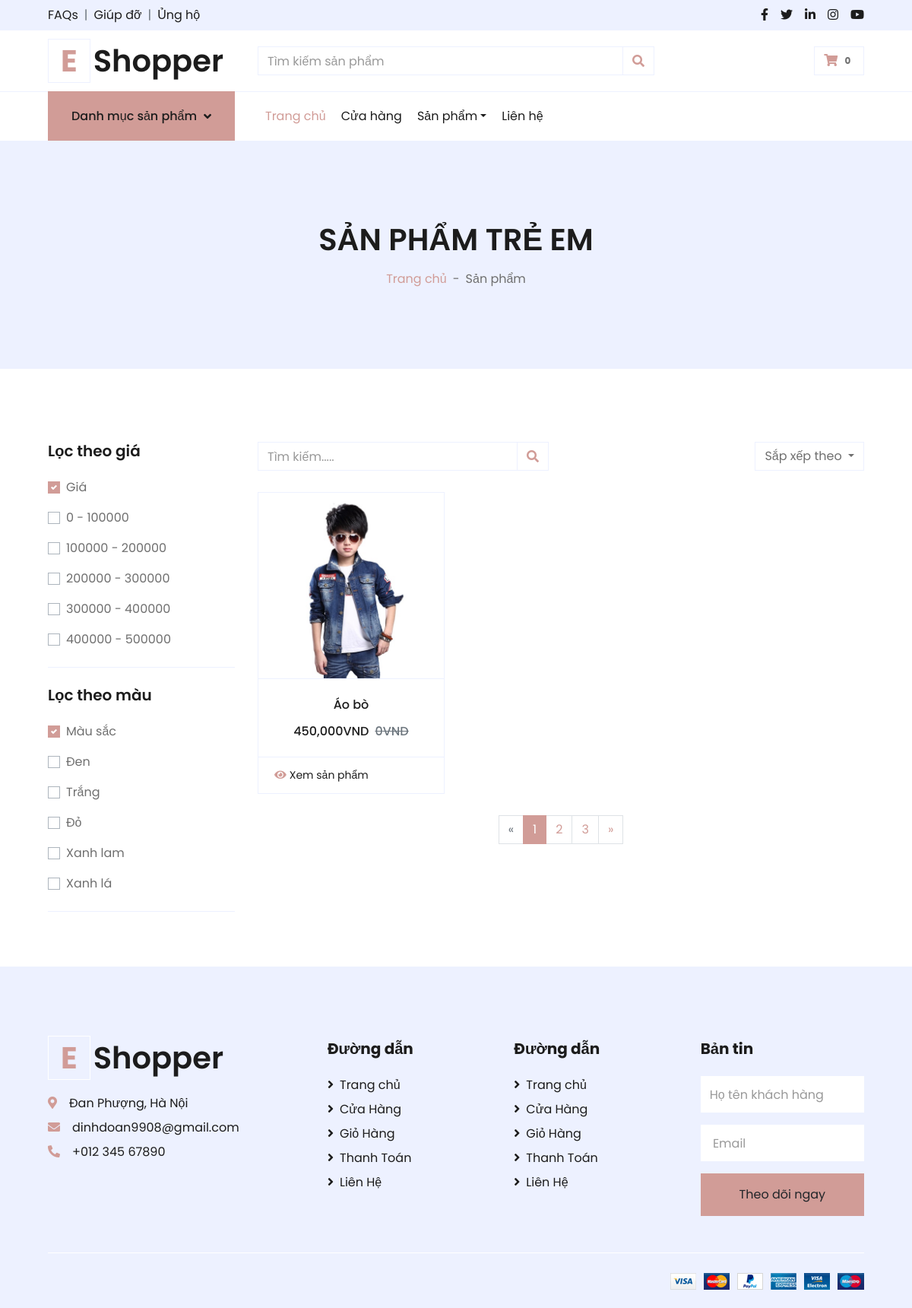
The app's page /eshopper-1.0.0/shoptre.php with its own data.
### tables this page shows
CREATE TABLE `tb_sanpham` (
  `ma_sp` int(11) NOT NULL,
  `ten_sp` varchar(50) NOT NULL,
  `danhmuc` varchar(50) NOT NULL,
  `gioitinh` varchar(50) NOT NULL,
  `mausac` varchar(50) NOT NULL,
  `giaban` varchar(50) NOT NULL,
  `giasale` varchar(50) NOT NULL,
  `mota` mediumtext NOT NULL,
  `img` varchar(250) NOT NULL
);

### eshopper-1.0.0/shoptre.php (the view, shortened to what this page needs)
<?php
  include('../connect/connect.php');
?>
<!DOCTYPE html>
<html lang="en">
<head>
    <link href="https://cdnjs.cloudflare.com/ajax/libs/font-awesome/5.10.0/css/all.min.css" rel="stylesheet">
    <link href="lib/owlcarousel/assets/owl.carousel.min.css" rel="stylesheet">
    <link href="css/style.css" rel="stylesheet">
</head>
<body>
    <div class="container-fluid">
        <div class="row bg-secondary py-2 px-xl-5">
            <div class="col-lg-6 d-none d-lg-block">
                <div class="d-inline-flex align-items-center">
                    <a class="text-dark" href="">FAQs</a>
                    <span class="text-muted px-2">|</span>
                    <a class="text-dark" href="">Giúp đỡ</a>
                    <span class="text-muted px-2">|</span>
                    <a class="text-dark" href="">Ủng hộ</a>
                </div>
            </div>
            <div class="col-lg-6 text-center text-lg-right">
                <div class="d-inline-flex align-items-center">
                    <a class="text-dark px-2" href="">
                        <i class="fab fa-facebook-f"></i>
                    </a>
                    <a class="text-dark px-2" href="">
                        <i class="fab fa-twitter"></i>
                    </a>
                    <a class="text-dark px-2" href="">
                        <i class="fab fa-linkedin-in"></i>
                    </a>
                    <a class="text-dark px-2" href="">
                        <i class="fab fa-instagram"></i>
                    </a>
                    <a class="text-dark pl-2" href="">
                        <i class="fab fa-youtube"></i>
                    </a>
                </div>
            </div>
        </div>
        <div class="row align-items-center py-3 px-xl-5">
            <div class="col-lg-3 d-none d-lg-block">
                <a href="" class="text-decoration-none">
                    <h1 class="m-0 display-5 font-weight-semi-bold"><span class="text-primary font-weight-bold border px-3 mr-1">E</span>Shopper</h1>
                </a>
            </div>
            <div class="col-lg-6 col-6 text-left">
                <form action="">
                    <div class="input-group">
                        <input type="text" class="form-control" placeholder="Tìm kiếm sản phẩm">
                        <div class="input-group-append">
                            <span class="input-group-text bg-transparent text-primary">
                                <i class="fa fa-search"></i>
                            </span>
                        </div>
                    </div>
                </form>
            </div>
            <div class="col-lg-3 col-6 text-right">
                <a href="" class="btn border">
                    <i class="fas fa-shopping-cart text-primary"></i>
                    <span class="badge">0</span>
                </a>
            </div>
        </div>
    </div>
    <?php
    include('../connect/navbar.php')
    ?>
    <div class="container-fluid bg-secondary mb-5">
        <div class="d-flex flex-column align-items-center justify-content-center" style="min-height: 300px">
            <h1 class="font-weight-semi-bold text-uppercase mb-3">Sản phẩm trẻ em </h1>
            <div class="d-inline-flex">
                <p class="m-0"><a href="">Trang chủ</a></p>
                <p class="m-0 px-2">-</p>
                <p class="m-0">Sản phẩm </p>
            </div>
        </div>
    </div>
    <div class="container-fluid pt-5">
        <div class="row px-xl-5">
            <div class="col-lg-3 col-md-12">
                <div class="border-bottom mb-4 pb-4">
                    <h5 class="font-weight-semi-bold mb-4">
                        Lọc theo giá</h5>
                    <form>
                        <div class="custom-control custom-checkbox d-flex align-items-center justify-content-between mb-3">
                            <label class="custom-control-label" for="price-all">Giá</label>
                        </div>
                        <div class="custom-control custom-checkbox d-flex align-items-center justify-content-between mb-3">
                            <label class="custom-control-label" for="price-1">0 - 100000</label>
                        </div>
                        <div class="custom-control custom-checkbox d-flex align-items-center justify-content-between mb-3">
                            <label class="custom-control-label" for="price-2">100000 - 200000</label>
                        </div>
                        <div class="custom-control custom-checkbox d-flex align-items-center justify-content-between mb-3">
                            <label class="custom-control-label" for="price-3">200000 - 300000</label>
                        </div>
                        <div class="custom-control custom-checkbox d-flex align-items-center justify-content-between mb-3">
                            <label class="custom-control-label" for="price-4">300000 - 400000</label>
                        </div>
                        <div class="custom-control custom-checkbox d-flex align-items-center justify-content-between">
                            <label class="custom-control-label" for="price-5">400000 - 500000</label>
                        </div>
                    </form>
                </div>
                <div class="border-bottom mb-4 pb-4">
                    <h5 class="font-weight-semi-bold mb-4">Lọc theo màu</h5>
                    <form>
                        <div class="custom-control custom-checkbox d-flex align-items-center justify-content-between mb-3">
                            <label class="custom-control-label" for="price-all">Màu sắc</label>
                        </div>
                        <div class="custom-control custom-checkbox d-flex align-items-center justify-content-between mb-3">
                            <label class="custom-control-label" for="color-1">Đen</label>
                        </div>
                        <div class="custom-control custom-checkbox d-flex align-items-center justify-content-between mb-3">
                            <label class="custom-control-label" for="color-2">Trắng</label>
                        </div>
                        <div class="custom-control custom-checkbox d-flex align-items-center justify-content-between mb-3">
                            <label class="custom-control-label" for="color-3">Đỏ</label>
                        </div>
                        <div class="custom-control custom-checkbox d-flex align-items-center justify-content-between mb-3">
                            <label class="custom-control-label" for="color-4">Xanh lam</label>
                        </div>
                        <div class="custom-control custom-checkbox d-flex align-items-center justify-content-between">
                            <label class="custom-control-label" for="color-5">Xanh lá</label>
                        </div>
                    </form>
                </div>
            </div>
            <div class="col-lg-9 col-md-12">
                <div class="row pb-3">
                    <div class="col-12 pb-1">
                        <div class="d-flex align-items-center justify-content-between mb-4">
                            <form action="">
                                <div class="input-group">
                                    <input type="text" class="form-control" placeholder="Tìm kiếm.....">
                                    <div class="input-group-append">
                                        <span class="input-group-text bg-transparent text-primary">
                                            <i class="fa fa-search"></i>
                                        </span>
                                    </div>
                                </div>
                            </form>
                            <div class="dropdown ml-4">
                                <button class="btn border dropdown-toggle" type="button" id="triggerId" data-toggle="dropdown" aria-haspopup="true"
                                        aria-expanded="false">
Sắp xếp theo
                                        </button>
                            </div>
                        </div>
                    </div>
                    <?php
                    $sql = "SELECT * FROM tb_sanpham Where gioitinh='treem' ";
                    $rel = mysqli_query($conn,$sql);
                    $count = mysqli_num_rows($rel);
                    if($count>0){
                        while($rows = mysqli_fetch_assoc($rel)){
                            $ten_sp = $rows['ten_sp'];
                            $ma_sp = $rows['ma_sp'];
                            $img  = $rows['img'];
                            $giaban = $rows['giaban'];
                            $giasale = $rows['giasale'];
                            ?>
                             <div class="col-lg-4 col-md-6 col-sm-12 pb-1">
                            <div class="card product-item border-0 mb-4">
                            <div class="card-header product-img position-relative overflow-hidden bg-transparent border p-0">
                            <?php
                                                  if($img =="")
                                                  {
                                                      echo " ";
                                                  }
                                                  else{
                                                      ?>
                                                       <img class="img-fluid w-100" src="<?php echo SITE;?>IMG/<?php echo $img;?>">
                                                      <?php
                                                  }
                                                ?>
                            </div>
                            <div class="card-body border-left border-right text-center p-0 pt-4 pb-3">
                                <h6 class="text-truncate mb-3"><?php echo $ten_sp;?></h6>
                                <div class="d-flex justify-content-center">
                                <h6><?php echo number_format(floatval($giasale), 0, ".", ",");?>VND</h6><h6 class="text-muted ml-2"><del><?php echo number_format(floatval($giaban), 0, ".", ",");?>VND</del></h6>
                                </div>
                            </div>
                            <div class="card-footer d-flex justify-content-between bg-light border">
                            <a href="<?php SITE;?>detail.php?ma_sp=<?php echo $ma_sp;?>" class="btn btn-sm text-dark p-0"><i class="fas fa-eye text-primary mr-1"></i>Xem sản phẩm</a>
                            </div>
                        </div>
                             </div>
                            <?php
                        }
                    }
                    ?>
                    <div class="col-12 pb-1">
                        <nav aria-label="Page navigation">
                          <ul class="pagination justify-content-center mb-3">
                            <li class="page-item disabled">
                              <a class="page-link" href="#" aria-label="Previous">
                                <span aria-hidden="true">&laquo;</span>
                              </a>
                            </li>
                            <li class="page-item active"><a class="page-link" href="#">1</a></li>
                            <li class="page-item"><a class="page-link" href="#">2</a></li>
                            <li class="page-item"><a class="page-link" href="#">3</a></li>
                            <li class="page-item">
                              <a class="page-link" href="#" aria-label="Next">
                                <span aria-hidden="true">&raquo;</span>
                              </a>
                            </li>
                          </ul>
                        </nav>
                    </div>
                </div>
            </div>
        </div>
    </div>
    <div class="container-fluid bg-secondary text-dark mt-5 pt-5">
        <div class="row px-xl-5 pt-5">
            <div class="col-lg-4 col-md-12 mb-5 pr-3 pr-xl-5">
                <a href="" class="text-decoration-none">
                    <h1 class="mb-4 display-5 font-weight-semi-bold"><span class="text-primary font-weight-bold border border-white px-3 mr-1">E</span>Shopper</h1>
                </a>
                <p class="mb-2"><i class="fa fa-map-marker-alt text-primary mr-3"></i>Đan Phượng, Hà Nội</p>
                <p class="mb-2"><i class="fa fa-envelope text-primary mr-3"></i>dinhdoan9908@gmail.com</p>
                <p class="mb-0"><i class="fa fa-phone-alt text-primary mr-3"></i>+012 345 67890</p>
            </div>
            <div class="col-lg-8 col-md-12">
                <div class="row">
                    <div class="col-md-4 mb-5">
                        <h5 class="font-weight-bold text-dark mb-4">Đường dẫn</h5>
                        <div class="d-flex flex-column justify-content-start">
                            <a class="text-dark mb-2" href="index.html"><i class="fa fa-angle-right mr-2"></i>Trang chủ</a>
                            <a class="text-dark mb-2" href="shop.html"><i class="fa fa-angle-right mr-2"></i>Cửa Hàng</a>
                            <a class="text-dark mb-2" href="cart.html"><i class="fa fa-angle-right mr-2"></i>Giỏ Hàng</a>
                            <a class="text-dark mb-2" href="checkout.html"><i class="fa fa-angle-right mr-2"></i>Thanh Toán</a>
                            <a class="text-dark" href="contact.html"><i class="fa fa-angle-right mr-2"></i>Liên Hệ</a>
                        </div>
                    </div>
                    <div class="col-md-4 mb-5">
                        <h5 class="font-weight-bold text-dark mb-4">Đường dẫn</h5>
                        <div class="d-flex flex-column justify-content-start">
                            <a class="text-dark mb-2" href="index.html"><i class="fa fa-angle-right mr-2"></i>Trang chủ</a>
                            <a class="text-dark mb-2" href="shop.html"><i class="fa fa-angle-right mr-2"></i>Cửa Hàng</a>
                            <a class="text-dark mb-2" href="cart.html"><i class="fa fa-angle-right mr-2"></i>Giỏ Hàng</a>
                            <a class="text-dark mb-2" href="checkout.html"><i class="fa fa-angle-right mr-2"></i>Thanh Toán</a>
                            <a class="text-dark" href="contact.html"><i class="fa fa-angle-right mr-2"></i>Liên Hệ</a>
                        </div>
                    </div>
                    <div class="col-md-4 mb-5">
                        <h5 class="font-weight-bold text-dark mb-4">Bản tin</h5>
                        <form action="">
                            <div class="form-group">
                                <input type="text" class="form-control border-0 py-4" placeholder="Họ tên khách hàng" required="required" />
                            </div>
                            <div class="form-group">
                                <input type="email" class="form-control border-0 py-4" placeholder=" Email"
                                    required="required" />
                            </div>
                            <div>
                                <button class="btn btn-primary btn-block border-0 py-3" type="submit">Theo dõi ngay</button>
                            </div>
                        </form>
                    </div>
                </div>
            </div>
        </div>
        <div class="row border-top border-light mx-xl-5 py-4">
            <div class="col-md-6 px-xl-0">
            </div>
            <div class="col-md-6 px-xl-0 text-center text-md-right">
                <img class="img-fluid" src="img/payments.png" alt="">
            </div>
        </div>
    </div>
</body>
</html>

### records on screen
tb_sanpham: img (picture), ten_sp "Áo bò", giasale "450,000", giaban "0"
